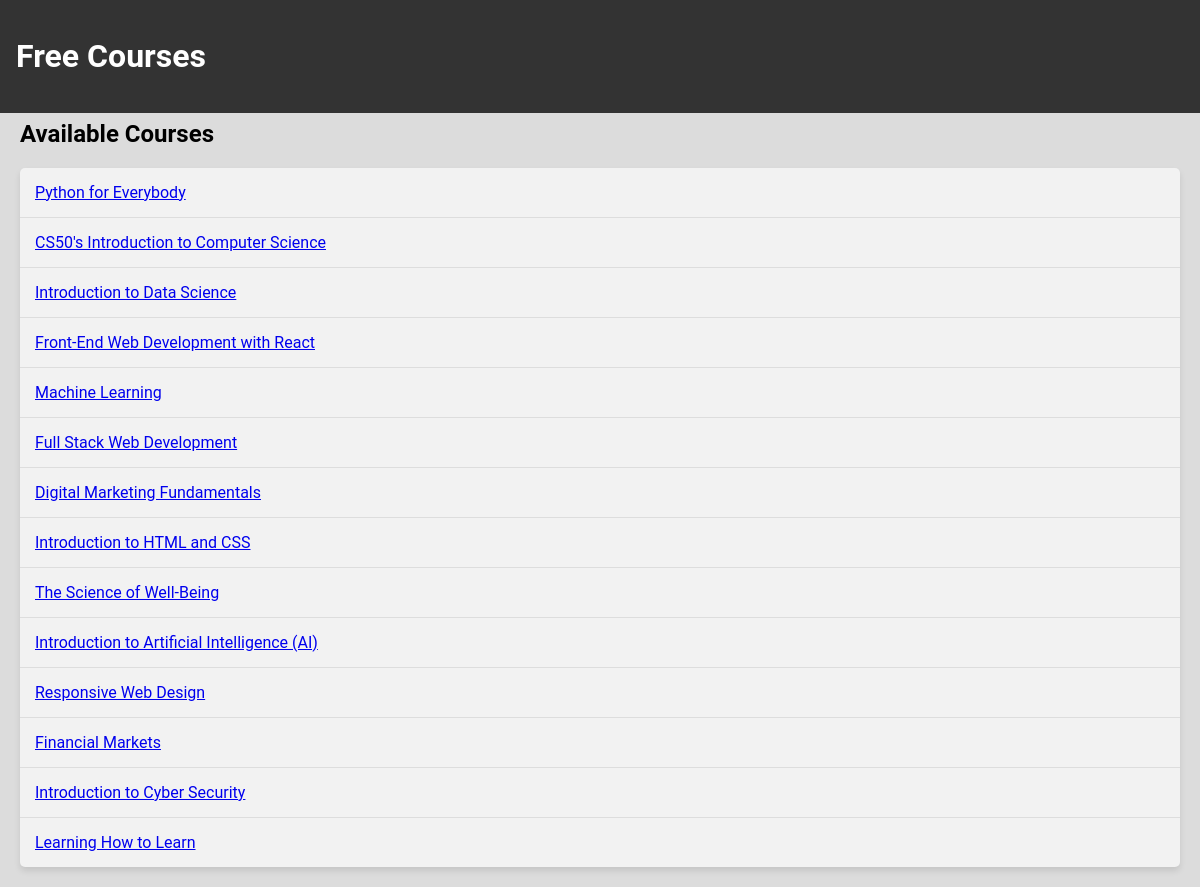
The page /freecourses on the database its author committed.
### app.py (models this page shows)
class Course(database.Model):
    id = database.Column(database.Integer, primary_key=True)
    title = database.Column(database.String(100), nullable=False)
    course_provider = database.Column(database.String(100), nullable=False)
    description = database.Column(database.Text, nullable=False)
    time_to_complete = database.Column(database.Text, nullable=False)
    link = database.Column(database.Text, nullable=False)

### app.py (the view)
@app.route('/freecourses', methods=['GET'])
def freecourses():
    return render_template('freecourses.html', courses=Course.query.all())

### templates/freecourses.html (shortened to what this page needs)
{%extends 'base.html'%}
{%block body%}
<header>
<h1> Free Courses </h1>
</header>
<main>
    <h2>Available Courses</h2>
    <ul class="list">
        {% for course in courses %}
            <li><a href="{{ url_for('course_detail', course_id=course.id) }}">{{ course.title }}</a></li>
        {% endfor %}
    </ul>
</main>
{%endblock%}

### static/styles.css (style rules this page uses)
body { font-family: 'Roboto', sans-serif; margin: 0; padding: 0; box-sizing: border-box; background-color: gainsboro; }
header { background-color: #333; color: #fff; padding: 1em; position: fixed; width: 100%; top: 0; z-index: 1000; }
ul { margin: 0; padding: 0; }
main { margin-top: 80px; padding: 20px; }
.list { list-style-type: none; background-color: #f2f2f2; border-radius: 5px; box-shadow: 0 4px 6px rgba(0, 0, 0, 0.1); overflow: hidden; }
.list li { padding: 15px; border-bottom: 1px solid #ddd; transition: background-color 0.3s ease; }
.list li:last-child { border-bottom: none; }

### rows shown on the page
Course: title "Python for Everybody"
Course: title "CS50's Introduction to Computer Science"
Course: title "Introduction to Data Science"
Course: title "Front-End Web Development with React"
Course: title "Machine Learning"
Course: title "Full Stack Web Development"
Course: title "Digital Marketing Fundamentals"
Course: title "Introduction to HTML and CSS"
Course: title "The Science of Well-Being"
Course: title "Introduction to Artificial Intelligence (AI)"
Course: title "Responsive Web Design"
Course: title "Financial Markets"
Course: title "Introduction to Cyber Security"
Course: title "Learning How to Learn"
